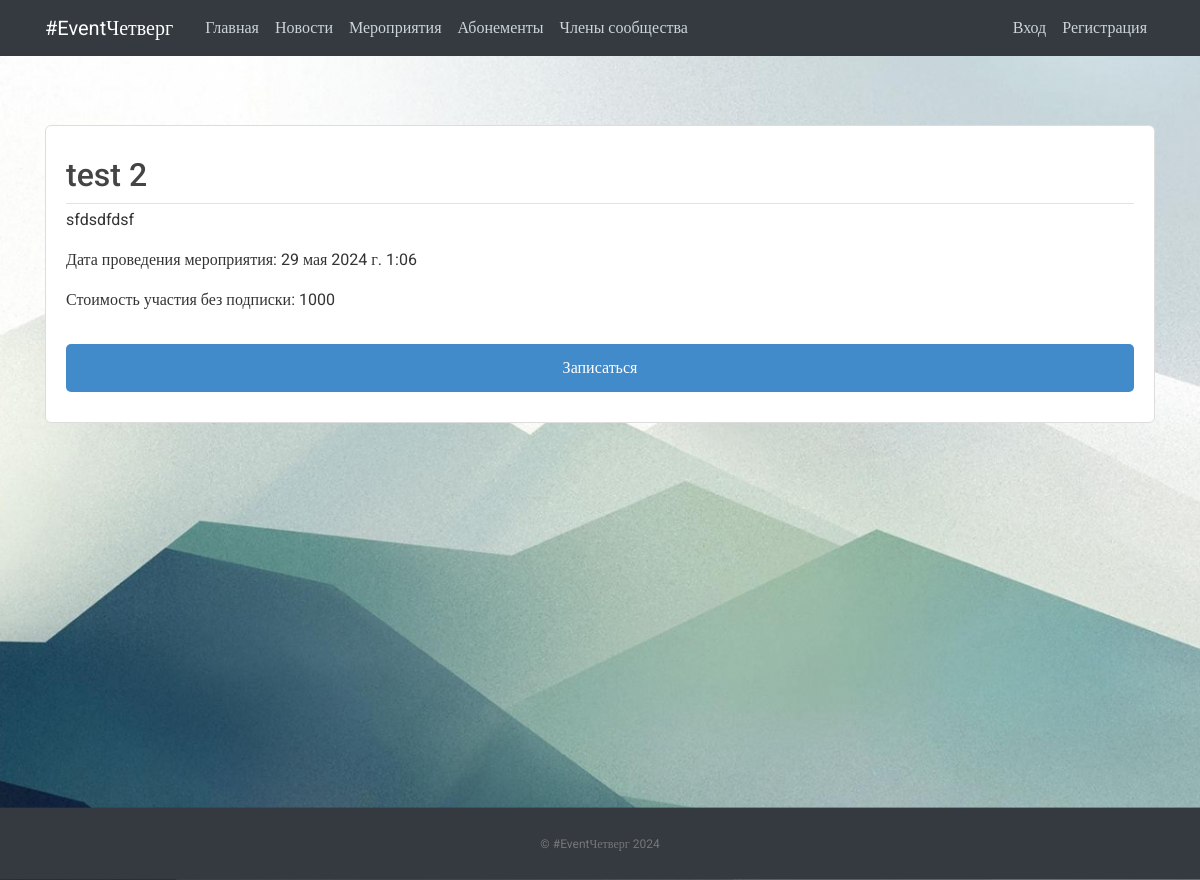
The page /events/18/ on the database its author committed.
### vkr/models.py (models this page shows, shortened)
class Event (models.Model):
    title = models.CharField(max_length=100)
    content = models.TextField()
    date_posted = models.DateTimeField(default=timezone.now)
    is_active = models.BooleanField(default=True)
    event_date = models.DateTimeField(default=timezone.now)
    event_price = models.IntegerField(default=1000)

### vkr/views.py (the view)
# urls.py: path('events/<int:pk>/', EventDetailView.as_view(), name='event-detail'),
class EventDetailView(DetailView):
    model = Event

### vkr/templates/vkr/event_detail.html (shortened to what this page needs)
{% extends "vkr/base.html" %}
{% load static %}
{% block content %}
  <link rel="stylesheet" type="text/css" href="{% static 'modal.css' %}">
  <article class="media content-section">
    <div class="media-body">
      <div class="article-metadata">
        <h2 class="article-title">{{ object.title }}</h2>
      </div>
      <p class="article-content">{{ object.content }}</p>
      <p>Дата проведения мероприятия: {{ object.event_date }}</p>
      <p>Стоимость участия без подписки: {{ object.event_price }}</p>
      <button class="type_button" onclick="Send({{ event.id }})">
        Записаться
      </button>
    </div>
  </article>
{% endblock content %}

### static/main.css (style rules this page uses)
body, html { width:100%; height:100% }
body { margin:0; padding:0; background: #fafafa; color: #333333; margin-top: 5rem; font-family:Roboto; background-image: url("./images/bg.jpg"); background-repeat: no-repeat; background-size: cover; background-attachment: fixed; }
h1, h2, h3, h4, h5, h6 { color: #444444; }
.content-section { background: #ffffff; padding: 30px 20px; border: 1px solid #dddddd; border-radius: 6px; margin: 20px auto; }
.article-title { color: #444444; }
.article-content { white-space: pre-line; }
.article-metadata { padding-bottom: 1px; margin-bottom: 4px; border-bottom: 1px solid #e3e3e3 }
.type_button { border: none; width: 100%; padding: 12px 35px; margin-top: 1rem; background-color: #428bca; color: #fff; border-radius: 5px; cursor: pointer; font-size: 16px; }

### rows shown on the page
Event: title "test 2", content "sfdsdfdsf", event_date "29 мая 2024 г. 1:06", event_price "1000"
